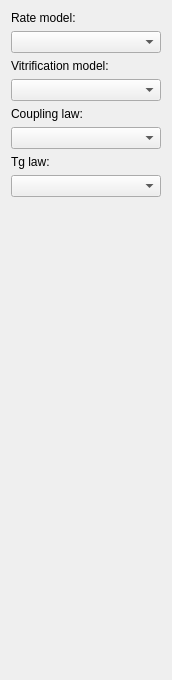
           <widget class="QWidget" name="scrollAreaWidgetContents_models_and_parameters">
            <property name="enabled">
             <bool>true</bool>
            </property>
            <property name="geometry">
             <rect>
              <x>0</x>
              <y>0</y>
              <width>172</width>
              <height>680</height>
             </rect>
            </property>
            <layout class="QVBoxLayout" name="verticalLayout_3">
             <item>
              <widget class="QLabel" name="label_rate_model">
               <property name="text">
                <string>Rate model:</string>
               </property>
              </widget>
             </item>
             <item>
              <widget class="QComboBox" name="comboBox_rate_model"/>
             </item>
             <item>
              <layout class="QFormLayout" name="formLayout_rate"/>
             </item>
             <item>
              <widget class="QLabel" name="label_vitrification_model">
               <property name="text">
                <string>Vitrification model:</string>
               </property>
              </widget>
             </item>
             <item>
              <widget class="QComboBox" name="comboBox_vitrification_model"/>
             </item>
             <item>
              <layout class="QFormLayout" name="formLayout_vitrification"/>
             </item>
             <item>
              <widget class="QLabel" name="label_coupling_law">
               <property name="text">
                <string>Coupling law:</string>
               </property>
              </widget>
             </item>
             <item>
              <widget class="QComboBox" name="comboBox_coupling_law"/>
             </item>
             <item>
              <layout class="QFormLayout" name="formLayout_coupling_law"/>
             </item>
             <item>
              <widget class="QLabel" name="label_tg_law">
               <property name="text">
                <string>Tg law:</string>
               </property>
              </widget>
             </item>
             <item>
              <widget class="QComboBox" name="comboBox_tg_law"/>
             </item>
             <item>
              <layout class="QFormLayout" name="formLayout_tg"/>
             </item>
             <item>
              <spacer name="verticalSpacer">
               <property name="orientation">
                <enum>Qt::Vertical</enum>
               </property>
               <property name="sizeHint" stdset="0">
                <size>
                 <width>20</width>
                 <height>40</height>
                </size>
               </property>
              </spacer>
             </item>
            </layout>
           </widget>
